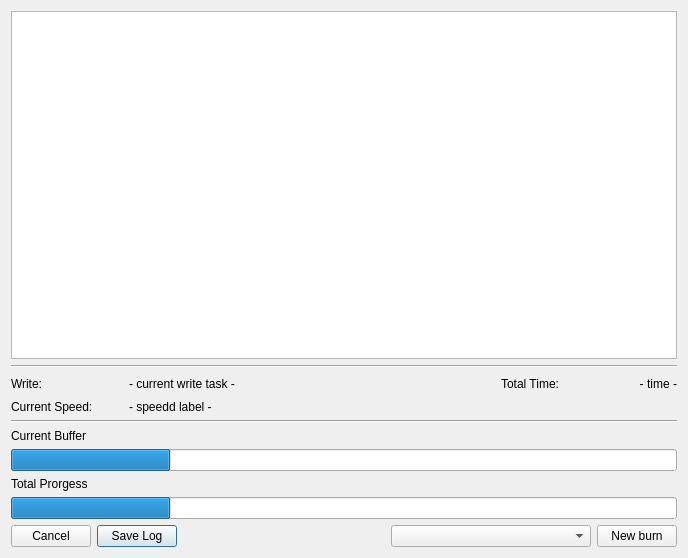
<?xml version="1.0" encoding="UTF-8"?>
<ui version="4.0">
 <class>burnDialog</class>
 <widget class="QDialog" name="burnDialog">
  <property name="geometry">
   <rect>
    <x>0</x>
    <y>0</y>
    <width>688</width>
    <height>558</height>
   </rect>
  </property>
  <property name="windowTitle">
   <string>Dialog</string>
  </property>
  <layout class="QVBoxLayout" name="verticalLayout_2">
   <item>
    <layout class="QVBoxLayout" name="verticalLayout">
     <property name="sizeConstraint">
      <enum>QLayout::SetDefaultConstraint</enum>
     </property>
     <item>
      <widget class="QListWidget" name="listWidget">
       <property name="autoScroll">
        <bool>false</bool>
       </property>
       <property name="layoutMode">
        <enum>QListView::SinglePass</enum>
       </property>
       <property name="batchSize">
        <number>4</number>
       </property>
      </widget>
     </item>
     <item>
      <widget class="Line" name="line_2">
       <property name="orientation">
        <enum>Qt::Horizontal</enum>
       </property>
      </widget>
     </item>
     <item>
      <layout class="QGridLayout" name="gridLayout_2">
       <item row="0" column="0">
        <widget class="QLabel" name="label_4">
         <property name="text">
          <string>Write:</string>
         </property>
        </widget>
       </item>
       <item row="1" column="0">
        <widget class="QLabel" name="label">
         <property name="text">
          <string>Current Speed:</string>
         </property>
        </widget>
       </item>
       <item row="0" column="3">
        <widget class="QLabel" name="label_6">
         <property name="text">
          <string>Total Time:</string>
         </property>
         <property name="alignment">
          <set>Qt::AlignRight|Qt::AlignTrailing|Qt::AlignVCenter</set>
         </property>
        </widget>
       </item>
       <item row="1" column="1">
        <widget class="QLabel" name="currentSpeed">
         <property name="text">
          <string>- speedd label - </string>
         </property>
        </widget>
       </item>
       <item row="0" column="1">
        <widget class="QLabel" name="currentTask">
         <property name="text">
          <string>- current write task -</string>
         </property>
        </widget>
       </item>
       <item row="0" column="2">
        <spacer name="horizontalSpacer">
         <property name="orientation">
          <enum>Qt::Horizontal</enum>
         </property>
         <property name="sizeType">
          <enum>QSizePolicy::Fixed</enum>
         </property>
         <property name="sizeHint" stdset="0">
          <size>
           <width>200</width>
           <height>20</height>
          </size>
         </property>
        </spacer>
       </item>
       <item row="0" column="4">
        <widget class="QLabel" name="totalTime">
         <property name="text">
          <string>- time -</string>
         </property>
         <property name="alignment">
          <set>Qt::AlignRight|Qt::AlignTrailing|Qt::AlignVCenter</set>
         </property>
        </widget>
       </item>
      </layout>
     </item>
     <item>
      <widget class="Line" name="line">
       <property name="orientation">
        <enum>Qt::Horizontal</enum>
       </property>
      </widget>
     </item>
     <item>
      <widget class="QLabel" name="label_2">
       <property name="text">
        <string>Current Buffer</string>
       </property>
      </widget>
     </item>
     <item>
      <widget class="QProgressBar" name="bufferValue">
       <property name="value">
        <number>24</number>
       </property>
       <property name="textVisible">
        <bool>false</bool>
       </property>
      </widget>
     </item>
     <item>
      <widget class="QLabel" name="label_3">
       <property name="text">
        <string>Total Prorgess</string>
       </property>
      </widget>
     </item>
     <item>
      <widget class="QProgressBar" name="totalProgress">
       <property name="sizePolicy">
        <sizepolicy hsizetype="Expanding" vsizetype="Minimum">
         <horstretch>0</horstretch>
         <verstretch>0</verstretch>
        </sizepolicy>
       </property>
       <property name="value">
        <number>24</number>
       </property>
       <property name="textVisible">
        <bool>false</bool>
       </property>
      </widget>
     </item>
     <item>
      <layout class="QGridLayout" name="gridLayout">
       <item row="0" column="1">
        <widget class="QPushButton" name="saveLog">
         <property name="sizePolicy">
          <sizepolicy hsizetype="Fixed" vsizetype="Fixed">
           <horstretch>0</horstretch>
           <verstretch>0</verstretch>
          </sizepolicy>
         </property>
         <property name="text">
          <string>Save Log</string>
         </property>
        </widget>
       </item>
       <item row="0" column="0">
        <widget class="QPushButton" name="cancel">
         <property name="sizePolicy">
          <sizepolicy hsizetype="Fixed" vsizetype="Fixed">
           <horstretch>0</horstretch>
           <verstretch>0</verstretch>
          </sizepolicy>
         </property>
         <property name="text">
          <string>Cancel</string>
         </property>
        </widget>
       </item>
       <item row="0" column="4">
        <widget class="QPushButton" name="testmenu">
         <property name="sizePolicy">
          <sizepolicy hsizetype="Fixed" vsizetype="Fixed">
           <horstretch>0</horstretch>
           <verstretch>0</verstretch>
          </sizepolicy>
         </property>
         <property name="text">
          <string>New burn</string>
         </property>
        </widget>
       </item>
       <item row="0" column="3">
        <widget class="QComboBox" name="logLevel">
         <property name="sizePolicy">
          <sizepolicy hsizetype="Fixed" vsizetype="Fixed">
           <horstretch>0</horstretch>
           <verstretch>0</verstretch>
          </sizepolicy>
         </property>
         <property name="minimumSize">
          <size>
           <width>200</width>
           <height>0</height>
          </size>
         </property>
        </widget>
       </item>
       <item row="0" column="2">
        <spacer name="horizontalSpacer_2">
         <property name="orientation">
          <enum>Qt::Horizontal</enum>
         </property>
         <property name="sizeHint" stdset="0">
          <size>
           <width>40</width>
           <height>20</height>
          </size>
         </property>
        </spacer>
       </item>
      </layout>
     </item>
    </layout>
   </item>
  </layout>
 </widget>
 <resources/>
 <connections/>
</ui>
